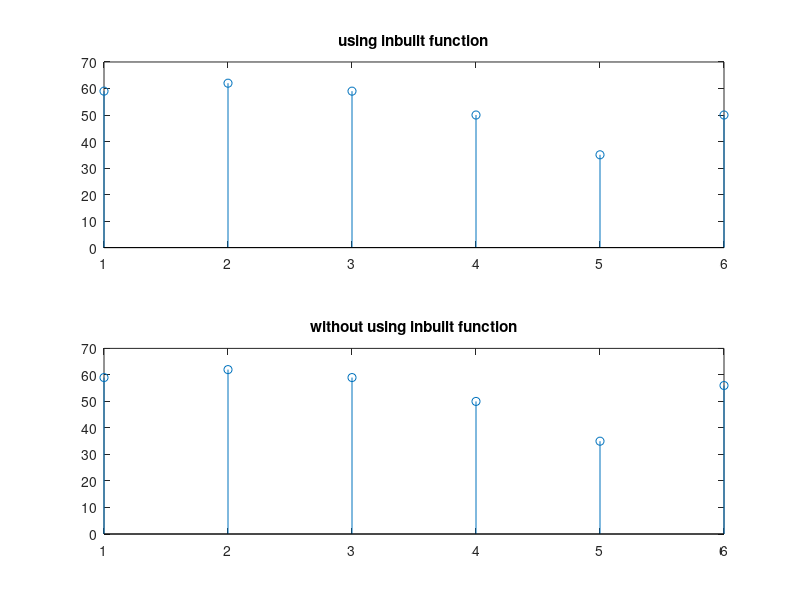

The MATLAB script that drew this image:
clc;
clear;
x1 = [1 2 3 4 5 6]; 
x2 =[1 2 3 4 5];
y=cconv(x1,x2,6);

y1=[zeros(1,6)];
for i=1:6
    for j=1:5
        if i+j-1~= 6
            y1(rem(i+j-1,6))= y1(rem(i+j-1,6))+ x1(i)*x2(j);
        else
            y1(6)= y(6)+x1(i)*x2(j);
        end
    end
end

subplot(2,1,1)
stem(y)
title('using inbuilt function')
subplot(2,1,2)
stem(y1)            
title('without using inbuilt function')